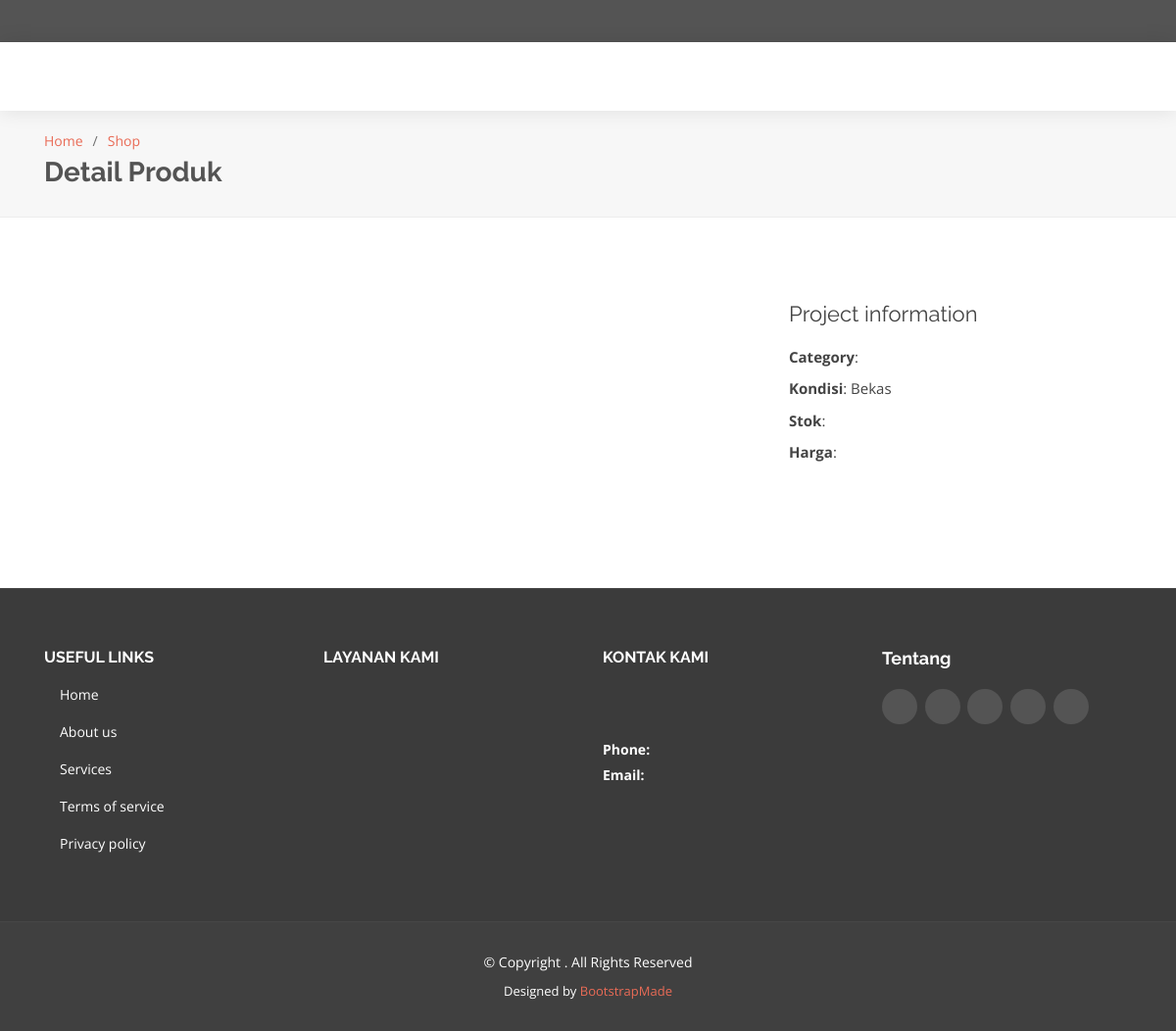
The app's page /shop/detail/HDD-1-TB, older data.
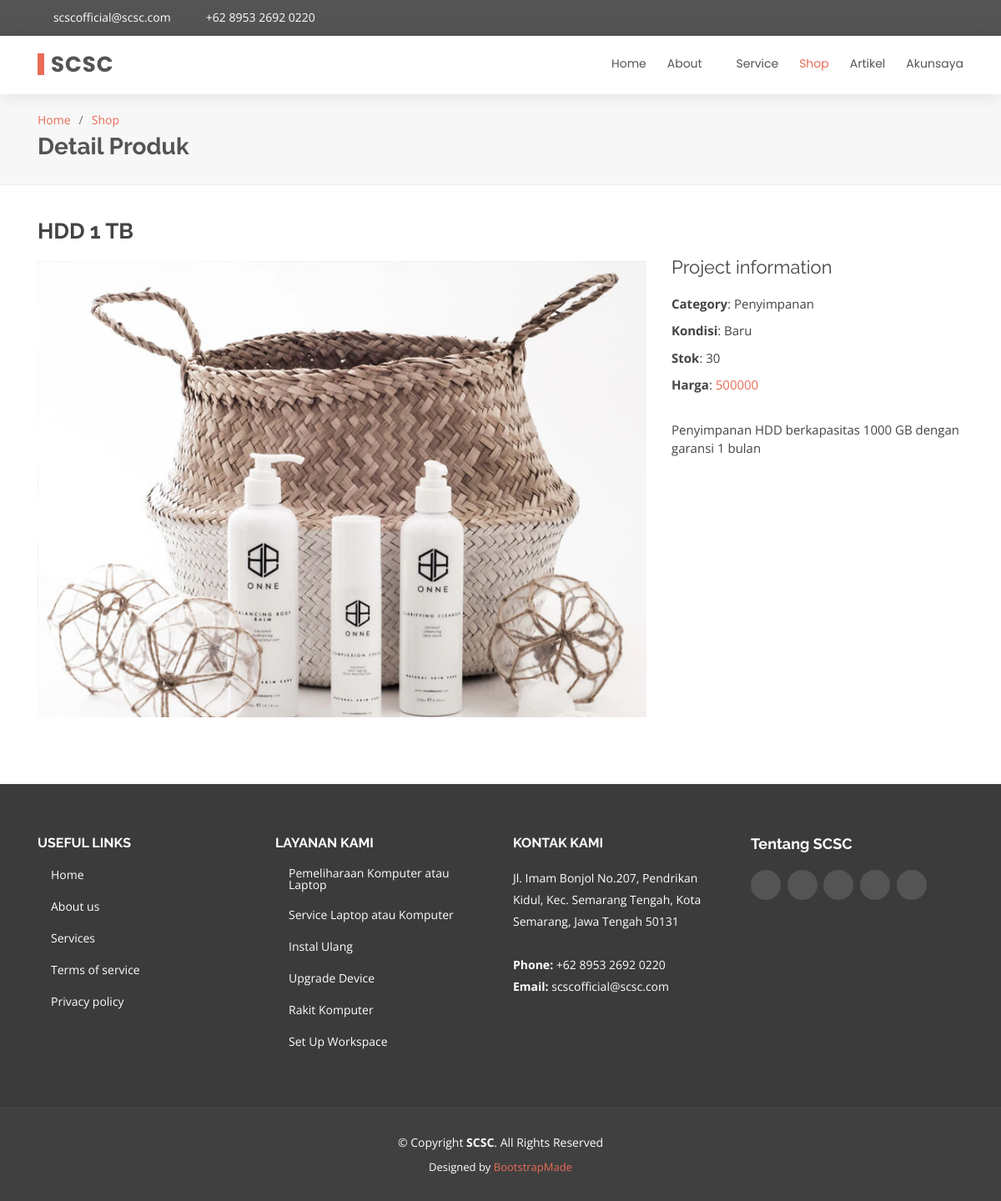
The same page, newer data.
### tables this page shows
CREATE TABLE `homemenu` (
  `id` int(191) NOT NULL,
  `name` varchar(191) NOT NULL,
  `value` varchar(191) NOT NULL,
  `status` int(191) NOT NULL
);

CREATE TABLE `produk` (
  `id` int(191) NOT NULL,
  `name` varchar(191) NOT NULL,
  `link` varchar(191) NOT NULL,
  `photo` varchar(191) NOT NULL,
  `category` varchar(191) NOT NULL,
  `description` text NOT NULL,
  `condition` int(191) NOT NULL,
  `ready` varchar(191) NOT NULL,
  `supply` int(191) NOT NULL,
  `price` int(191) NOT NULL,
  `status` int(191) NOT NULL
);

CREATE TABLE `service` (
  `id` int(191) NOT NULL,
  `icon` varchar(191) NOT NULL,
  `name` varchar(191) NOT NULL,
  `description` text NOT NULL,
  `estimation` varchar(191) NOT NULL,
  `level` int(191) NOT NULL,
  `price` int(191) NOT NULL,
  `status` int(191) NOT NULL
);

### application/controllers/Shop.php (called while the page is built, shortened)
<?php
class shop extends CI_Controller
{
    public function detail($detail){
        $data['title'] = "SCSC - Shop - Detail";
        $tempVar = $this->scsc->getAll("homemenu");
        $data['menu'] = $tempVar;
        $tempVar = $this->scsc->getAll("homemenuabout");
        $data['submenu'] = $tempVar;
        $tempVar = $this->scsc->getData("profil",array('name'=>'logo'));
        $tempVar = $tempVar[0]["value"];
        $data['logo'] = $tempVar;
        $tempVar = $this->scsc->getData("profil",array('name'=>'singkatan'));
        $tempVar = $tempVar[0]["value"];
        $data['singkatan'] = $tempVar;
        $tempVar = $this->scsc->getData("profil",array('name'=>'email'));
        $tempVar = $tempVar[0]["value"];
        $data['email'] = $tempVar;
        $tempVar = $this->scsc->getData("profil",array('name'=>'alamat'));
        $tempVar = $tempVar[0]["value"];
        $data['alamat'] = $tempVar;
        $tempVar = $this->scsc->getData("profil",array('name'=>'telp'));
        $tempVar = $tempVar[0]["value"];
        $data['telp'] = $tempVar;
        $tempVar = $this->scsc->getData("profil",array('name'=>'twitter'));
        $tempVar = $tempVar[0]["value"];
        $data['twitter'] = $tempVar;
        $tempVar = $this->scsc->getData("profil",array('name'=>'facebook'));
        $tempVar = $tempVar[0]["value"];
        $data['facebook'] = $tempVar;
        $tempVar = $this->scsc->getData("profil",array('name'=>'instagram'));
        $tempVar = $tempVar[0]["value"];
        $data['instagram'] = $tempVar;
        $tempVar = $this->scsc->getData("profil",array('name'=>'skype'));
        $tempVar = $tempVar[0]["value"];
        $data['skype'] = $tempVar;
        $tempVar = $this->scsc->getData("profil",array('name'=>'linkedin'));
        $tempVar = $tempVar[0]["value"];
        $data['linkedin'] = $tempVar;
        $tempVar = $this->scsc->getData("service",array('status'=>'1'));
        $data['services'] = $tempVar;
        $tempVar = $this->scsc->getData("produk",array('link'=>$detail));
        if($tempVar[0]['condition'] == 1):
            $tempVar[0]['condition'] = "Baru";
        else:
            $tempVar[0]['condition'] = "Bekas";
        endif;
        $data['detail'] = $tempVar;
        $data['link'] = "Shop";
        $data['active'] = 4;
        $data['dd'] = 2;
        $data['dda'] = 0;
        $this->load->view('home/header', $data);
        $this->load->view('home/top', $data);
        $this->load->view('layanan/details', $data);
        $this->load->view('home/footer', $data);
    }
}

### index.php (called while the page is built, shortened)
<?php
require_once BASEPATH.'core/CodeIgniter.php';

### application/models/scsc.php (called while the page is built, shortened)
<?php
class scsc extends CI_Model
{
    public function getData($dataBase, $where)
    {
        return $this->db->get_where($dataBase, $where)->result_array();
    }
    public function getAll($tabel)
    {
        return $this->db->get($tabel)->result_array();
    }
}

### application/views/home/top.php (the view, shortened to what the changed rows need)
<body>
  <section id="topbar" class="d-none d-lg-block">
    <div class="container d-flex">
      <div class="contact-info mr-auto">
        <i class="icofont-envelope"></i><a href="mailto:<?= $email; ?>" target="_blank" ><?= $email; ?></a>
        <i class="icofont-phone"></i> <a href="tel:<?= $telp; ?>" target="_blank" ><?= $telp; ?></a>
      </div>
    </div>
  </section>
  <header id="header">
    <div class="container d-flex">
      <div class="logo mr-auto">
        <h1 class="text-light"><a href="<?= base_url()?>"><span><?= $singkatan; ?></span></a></h1>
      </div>
      <nav class="nav-menu d-none d-lg-block">
        <ul>
          <?php $a=1;
            foreach($menu as $nama):?>
            <?php if($a == $active && $nama['id'] != $dd):?>
              <li class="active"><a href="<?= base_url().strtolower($nama['value']);?>"><?= $nama['name'];?></a></li>
            <?php elseif($nama['id'] == $dd):?>
              <li class="drop-down"><a href="#"><?= $nama['name'];?></a>
              </li>
            <?php else:?>
              <li><a href="<?= base_url().strtolower($nama['value']);?>"><?= $nama['name'];?></a></li>
            <?php endif;?>
            <?php $a++;?>
          <?php endforeach;?>
        </ul>
      </nav>
    </div>
  </header>

### application/views/layanan/details.php (shortened to what the changed rows need)
<main id="main">
  <section id="breadcrumbs" class="breadcrumbs">
    <div class="container">
      <h2>Detail Produk</h2>
    </div>
  </section>
  <section id="portfolio-details" class="portfolio-details">
    <div class="container">
      <div class="row">
        <div class="col-lg-8">
          <h2 class="portfolio-title"><?= $detail[0]['name']; ?></h2>
          <img src="<?=base_url();?>assets/home/img/portfolio/<?= $detail[0]['photo'];?>" class="img-fluid" alt="">
        </div>
        <div class="col-lg-4 portfolio-info">
          <h3>Project information</h3>
          <ul>
            <li><strong>Category</strong>: <?= $detail[0]['category'];?></li>
            <li><strong>Kondisi</strong>: <?= $detail[0]['condition'];?></li>
            <li><strong>Stok</strong>: <?= $detail[0]['supply'];?></li>
            <li><strong>Harga</strong>: <a href="#"><?= $detail[0]['price'];?></a></li>
          </ul>
          <p>
          <?= $detail[0]['description'];?>
          </p>
        </div>
      </div>
    </div>
  </section>
</main>

### application/views/home/footer.php (shortened to what the changed rows need)
<footer id="footer">
  <div class="footer-top">
    <div class="container">
      <div class="row">
        <div class="col-lg-3 col-md-6 footer-links">
          <ul>
            <?php foreach($services as $service):?>
              <li><i class="bx bx-chevron-right"></i> <a href="<?= base_url()?>service/serviceitem/<?= $service['name'];?>"><?= $service['name']; ?></a></li>
            <?php endforeach;?>
          </ul>
        </div>
        <div class="col-lg-3 col-md-6 footer-contact">
          <h4>Kontak kami</h4>
          <p>
            <?= $alamat; ?>
            <br><br>
            <strong>Phone:</strong> <?= $telp; ?><br>
            <strong>Email:</strong> <a href="mailto:<?= $email; ?>" target="_blank" class="text-white"><?= $email; ?></a><br>
          </p>
        </div>
        <div class="col-lg-3 col-md-6 footer-info">
          <h3>Tentang <?= $singkatan;?></h3>
          <div class="social-links mt-3">
            <a href="<?= $twitter; ?>" target="_blank" class="twitter"><i class="icofont-twitter"></i></a>
            <a href="<?= $facebook; ?>" target="_blank" class="facebook"><i class="icofont-facebook"></i></a>
            <a href="<?= $instagram; ?>" target="_blank" class="instagram"><i class="icofont-instagram"></i></a>
            <a href="<?= $skype; ?>" target="_blank" class="skype"><i class="icofont-skype"></i></a>
            <a href="<?= $linkedin; ?>" target="_blank" class="linkedin"><i class="icofont-linkedin"></i></i></a>
          </div>
        </div>
      </div>
    </div>
  </div>
  <div class="container">
    <div class="copyright">
      &copy; Copyright <strong><span><?= $singkatan; ?></span></strong>. All Rights Reserved
    </div>
  </div>
</footer>
</body>
</html>

Row changes from the older to the newer data that the page shows:
added homemenu: name "Home"
added homemenu: name "About"
added homemenu: name "Service"
added homemenu: name "Shop"
added homemenu: name "Artikel"
added homemenu: name "Akunsaya"
added produk: name "HDD 1 TB", photo (picture), category "Penyimpanan", supply "30", price "500000", description "Penyimpanan HDD berkapasitas 1000 GB dengan garansi 1 bulan"
added service: name "Pemeliharaan Komputer atau Laptop"
added service: name "Service Laptop atau Komputer"
added service: name "Instal Ulang"
added service: name "Upgrade Device"
added service: name "Rakit Komputer"
added service: name "Set Up Workspace"
Text that changed along with them:
$email: (not shown) → "scscofficial@scsc.com"
$telp: (not shown) → "+62 8953 2692 0220"
$singkatan: (not shown) → "SCSC"
$detail[0]['condition']: "Bekas" → "Baru"
$alamat: (not shown) → "Jl. Imam Bonjol No.207, Pendrikan Kidul, Kec. Semarang Tengah, Kota Semarang, Jawa Tengah 50131"
